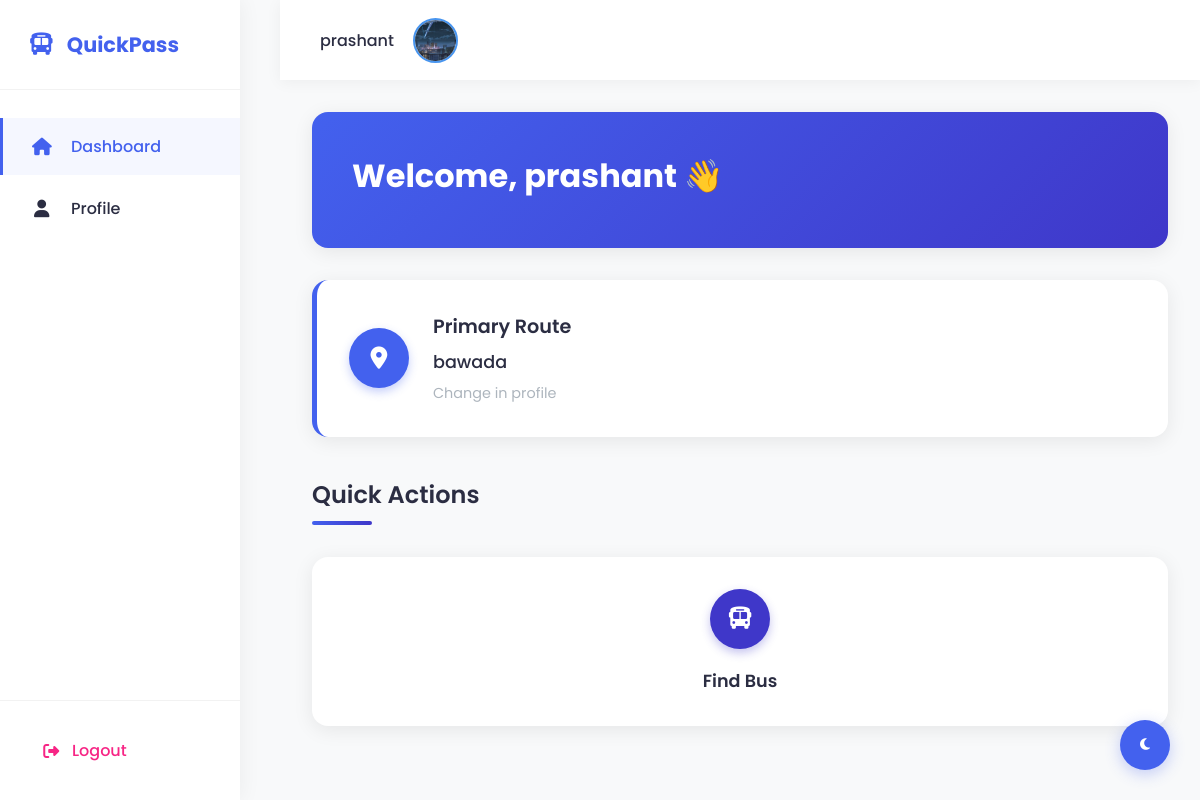
The page /home/ (signed in) on the database its author committed.
### core/models.py (models this page shows, shortened)
class student(models.Model):
    user= models.OneToOneField(User,on_delete=models.CASCADE)
    full_name=models.CharField(max_length=100)
    course=models.CharField(max_length=100)
    academic_year=models.CharField(max_length=30)
    photo=models.ImageField(upload_to="student_photos/")
    town=models.ForeignKey(Town,on_delete=models.SET_NULL,null=True)

class Town(models.Model):
    name = models.CharField(max_length=100, unique=True)
    price = models.PositiveIntegerField()
    def __str__(self):
        return self.name

### core/views.py (the view)
# urls.py: path('home/', views.home, name='home'),
@never_cache
@login_required(login_url='login')
@student_required
def home(request):
    student_obj = Student.objects.filter(user=request.user).first()
    return render(request, 'home.html', {'student': student_obj})

### templates/home.html (shortened to what this page needs)
{% load static %}
<!DOCTYPE html>
<html lang="en">
<head>
  <link rel="stylesheet" href="https://cdnjs.cloudflare.com/ajax/libs/font-awesome/6.4.0/css/all.min.css">
</head>
<body>
  <div class="dashboard-wrapper">
    <div class="sidebar">
      <div class="sidebar-header">
        <i class="fas fa-bus"></i>
        <span>QuickPass</span>
      </div>
      <ul class="sidebar-menu">
        <li class="active">
          <a href="#">
            <i class="fas fa-home"></i>
            <span>Dashboard</span>
          </a>
        </li>
        <li>
          <a href={% url 'profile' %}>
            <i class="fas fa-user"></i>
            <span>Profile</span>
        </li>
      </ul>
      <div class="sidebar-footer">
        <a href="{% url 'logout' %}" class="logout-btn">
          <i class="fas fa-sign-out-alt"></i>
          <span>Logout</span>
        </a>
      </div>
    </div>
    <div class="main-content">
      <div class="top-nav">
        <div class="user-info">
          <span>{{ student.full_name }}</span>
          <img src="{{ student.photo.url }}" alt="Profile Image" class="profile-img" />
        </div>
      </div>
      <div class="welcome-banner">
        <h1>Welcome, {{ student.full_name }} <span class="welcome-emoji">👋</span></h1>
      </div>
      <div class="stats-cards">
        <div class="stat-card bg-primary">
          <div class="stat-icon"><i class="fas fa-map-marker-alt"></i></div>
          <div class="stat-info">
            <h3>Primary Route</h3>
            <p class="route">{{ student.town }}</p>
            <small>Change in profile</small>
          </div>
        </div>
      </div>
      <h2 class="section-title">Quick Actions</h2>
      <div class="action-buttons">
        <a href={% url 'find_bus' %} class="action-btn">
          <div class="action-icon">
            <i class="fas fa-bus"></i>
          </div>
          <span>Find Bus</span>
        </a>
      </div>
    </div>
  </div>
  <button class="dark-mode-toggle" onclick="toggleDarkMode()">
    <i class="fas fa-moon"></i>
  </button>
</body>
</html>

### rows shown on the page
student: full_name "prashant", photo (picture), town "bawada"
